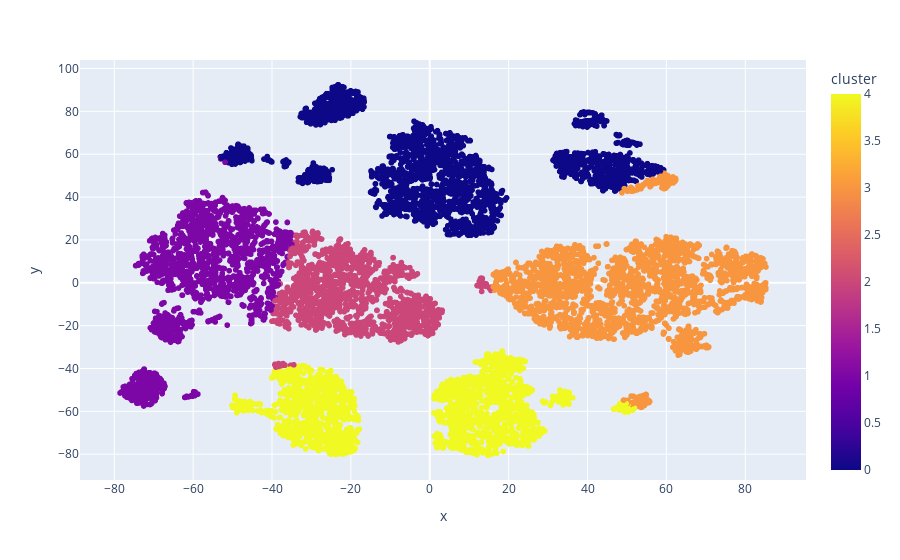

Source (notebook cell):
### Code cell
kmeans = KMeans(n_clusters=5)
data_tsne['cluster'] = kmeans.fit_predict(data_tsne)

px.scatter(data_tsne, x='x', y='y', color='cluster')

### Figure 1 — Plotly figure (JSON) as saved in the notebook; plotly's stock layout.template omitted (floating-point values rounded to 4 significant figures; data arrays with more than 128 entries replaced by an {"elided": "..."} marker saying what was removed)
{"data": [{"hovertemplate": "x=%{x}<br>y=%{y}<br>cluster=%{marker.color}<extra></extra>", "legendgroup": "", "marker": {"color": {"elided": "11814 int values"}, "coloraxis": "coloraxis", "symbol": "circle"}, "mode": "markers", "name": "", "showlegend": false, "type": "scattergl", "x": {"elided": "11814 float values"}, "xaxis": "x", "y": {"elided": "11814 float values"}, "yaxis": "y"}], "layout": {"coloraxis": {"colorbar": {"title": {"text": "cluster"}}, "colorscale": [[0, "#0d0887"], [0.1111, "#46039f"], [0.2222, "#7201a8"], [0.3333, "#9c179e"], [0.4444, "#bd3786"], [0.5556, "#d8576b"], [0.6667, "#ed7953"], [0.7778, "#fb9f3a"], [0.8889, "#fdca26"], [1, "#f0f921"]]}, "legend": {"tracegroupgap": 0}, "margin": {"t": 60}, "xaxis": {"anchor": "y", "domain": [0, 1], "title": {"text": "x"}}, "yaxis": {"anchor": "x", "domain": [0, 1], "title": {"text": "y"}}}}
